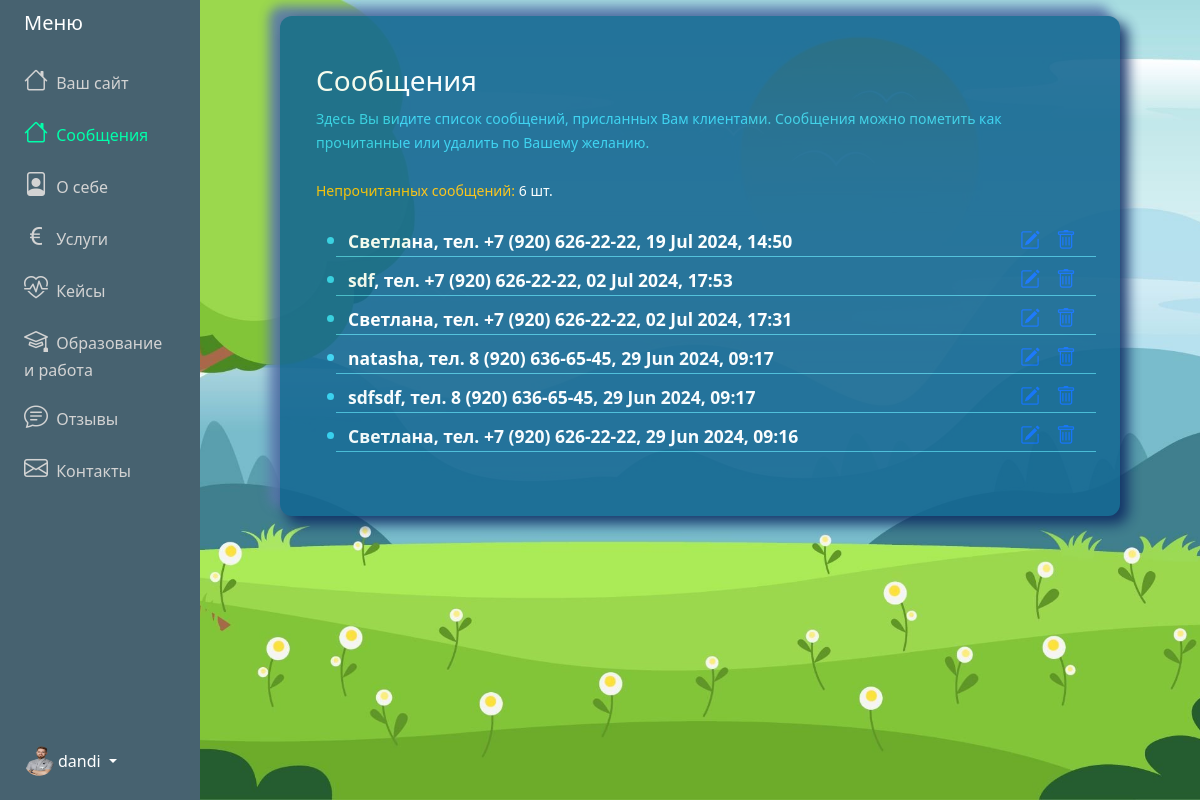
The page /adminPanel/messages/ (signed in) on the database its author committed.
### adminPanel/models.py (models this page shows, shortened)
class Menu (models.Model):
    user = models.OneToOneField(User, on_delete=models.CASCADE)
    messages = models.CharField('Сообщения', max_length=100, default="Сообщения")
    about = models.CharField('О себе', max_length=100, default="О себе")
    services = models.CharField('Услуги', max_length=100, default="Услуги")
    cases = models.CharField('Кейсы', max_length=100, default="Кейсы")
    ed_and_work = models.CharField('Образование и работа', max_length=100, default="Образование и работа")
    feedbacks = models.CharField('Отзывы', max_length=100, default="Отзывы")
    contacts = models.CharField('Контакты', max_length=100, default="Контакты")

class About(models.Model):
    user = models.OneToOneField(User, on_delete=models.CASCADE)
    profession = models.CharField(max_length=200)
    slogan = models.TextField(null=True, blank=True)
    main_foto = models.ImageField(
        default="avatar.jpg",
        upload_to="About_main_foto"
    )

class Message(models.Model):
    name = models.CharField('Имя', max_length=255, null=False, blank=False)
    phone = models.CharField('Номер телефона', max_length=255, null=False, blank=False)
    comment = models.TextField('Комментарий', null=True, blank=True)
    completed = models.BooleanField('Прочитано', default=False)
    created_at = models.DateTimeField('Получено', auto_now_add=True)
    user = models.ForeignKey(User, on_delete=models.CASCADE, null=True, blank=True)
    class Meta:
        ordering = ['completed']

### adminPanel/views.py (the view)
# urls.py: path('adminPanel/messages/', MessagesView.as_view(), name="messages"),
class MessagesView(LoginRequiredMixin,ListView):
    model = Message
    template_name = "adminPanel/messages.html"
    context_object_name = "posts"
    def get_context_data(self, **kwargs):
        context = super().get_context_data(**kwargs)
        context['posts'] = context['posts'].filter(user_id=self.request.user.id)
        context['title'] = 'Сообщения'
        context['active'] = 'messages'
        context['menu'] = request_menu(self.request)
        context['unread_count'] = Message.objects.filter(user_id=self.request.user.id, completed=False).count()
        return context
    def get_queryset(self):
        return Message.objects.all().order_by('-created_at')

### adminPanel/views.py (called while the page is built)
def request_menu(request):
    user_id = request.user.id  # Получаем id текущего пользователя
    menu = Menu.objects.filter(user_id=user_id).first()  # Используем user_id для фильтрации
    return menu

### adminPanel/templates/adminPanel/messages.html (shortened to what this page needs)
{% extends "adminPanel/base.html" %}
{% block content %}
<div class="container">
    <div id="innerPage">
        <div class="row align-items-center justify-content-center">
            <div class="col-12 text-white p-5">
                <div class="lead">
                    <h3>Сообщения</h3>
                    <p class="fs-6 mb-4">
                        <small class="label-color">Здесь Вы видите список сообщений, присланных Вам клиентами. Сообщения можно пометить как прочитанные или удалить по Вашему желанию.</small>
                    </p>
                    <p class="fs-6 mb-4">
                        <small class="text-warning">Непрочитанных сообщений: </small> <small>{{unread_count}} шт.</small>
                    </p>
                </div>
                {% if posts %}
                <ul class="categories">
                    {% for post in posts %}
                    <li class="label-color fs-5">
                        <div class="row mt-2" style="border-bottom: 1px solid #45bdd9;">
                            <div class="col-9">
                                <a href="{% url 'update-message' post.id %}" {% if post.completed == 0 %} style="text-decoration: none;color: #ffffff;font-weight: bold;" {% else %} style="text-decoration: none;color: #d4d4d4;" {% endif %}>
                                    <small>{{ post.name }}, тел. {{ post.phone}}, {{post.created_at|date:"d M Y, H:i"}}</small>
                                </a>
                            </div>
                            <div class="task-controls col-3 card-text d-flex">
                                <a class="edit px-2 ms-auto" href="{% url 'update-message' post.id %}">
                                    <i class="bi bi-pencil-square"></i></a>
                                <a class="edit px-2" href="{% url 'delete-message' post.id %}"><i class="bi bi-trash"></i></a>
                            </div>
                        </div>
                    </li>
                    {%endfor%}
                </ul>
                {% else %}
                <p class="text-center"> Список пуст!
                </p>
                {% endif %}
            </div>
        </div>
    </div>
</div>
{% endblock content %}

### adminPanel/templates/adminPanel/base.html (shortened to what this page needs)
{% load static %}
<!DOCTYPE html>
<html lang="en">
<head>
    <link href="https://cdn.jsdelivr.net/npm/bootstrap@5.3.3/dist/css/bootstrap.min.css" rel="stylesheet"
>
    <link rel="stylesheet"
        href="https://cdnjs.cloudflare.com/ajax/libs/bootstrap-icons/1.8.1/font/bootstrap-icons.min.css">
    <link rel="stylesheet" href="{% static 'css/styles.css'%}">
</head>
<body class="admin-panel-body">
    <div class="container-fluid">
        <div class="row flex-nowrap">
            <div class="col-auto col-md-3 col-xl-2 px-sm-2 px-0 custom-menu">
                <div class="d-flex flex-column align-items-center align-items-sm-start px-3 pt-2 text-white min-vh-100 custom-menu-fixed">
                    <a href="/"
                        class="d-flex align-items-center pb-3 mb-md-0 me-md-auto text-white text-decoration-none">
                        <span class="fs-5 d-none d-sm-inline">Меню</span>
                    </a>
                    <ul class="nav text-light flex-column mb-sm-auto mb-0 align-items-center align-items-sm-start"
                        id="menu">
                        <li>
                            <a href="{% url 'site' username=user.username %}" class="nav-link align-middle px-0 admin-menu-text {%if active == 'home' %} active {% endif %}">
                                <i class="fs-4 bi-house"></i> <span class="ms-1 d-none d-sm-inline">Ваш сайт</span>
                            </a>
                        </li>
                        <li>
                            <a href="{% url 'messages' %}" class="nav-link align-middle px-0 admin-menu-text {%if active == 'messages' %} active {% endif %}">
                                <i class="fs-4 bi-house"></i> <span class="ms-1 d-none d-sm-inline">{% if menu.messages %} {{ menu.messages }} {% else %}Сообщения {% endif %}</span>
                            </a>
                        </li>
                        <li>
                            <a href="{% url 'about' %}" class="nav-link align-middle px-0 admin-menu-text {%if active == 'about' %} active {% endif %}">
                                <i class="fs-4 bi-file-person"></i> <span class="ms-1 d-none d-sm-inline">{% if menu.about %} {{ menu.about }} {% else %} О себе {% endif %}</span>
                            </a>
                        </li>
                        <li>
                            <a href="{% url 'services' %}" class="nav-link px-0 align-middle admin-menu-text {%if active == 'services' %} active {% endif %}">
                                <i class="fs-4 bi-currency-euro"></i> <span class="ms-1 d-none d-sm-inline">{% if menu.services %} {{ menu.services }} {% else %} Услуги {% endif %}</span></a>
                        </li>
                        <li>
                            <a href="{% url 'cases' %}" class="nav-link px-0 align-middle admin-menu-text {%if active == 'cases' %} active {% endif %}">
                                <i class="fs-4 bi-heart-pulse"></i> <span class="ms-1 d-none d-sm-inline">{% if menu.cases %} {{ menu.cases }} {% else %} Кейсы {% endif %}</span></a>
                        </li>
                        <li>
                            <a href="{% url 'ed-and-work' %}" class="nav-link px-0 align-middl admin-menu-text {%if active == 'ed_and_work' %} active {% endif %}">
                                <i class="fs-4 bi-mortarboard"></i> <span class="ms-1 d-none d-sm-inline">{% if menu.ed_and_work %} {{ menu.ed_and_work }} {% else %} Образование и работа {% endif %}</span></a>
                        </li>
                        <li>
                            <a href="{% url 'feedbacks' %}" class="nav-link px-0 align-middle admin-menu-text {%if active == 'feedbacks' %} active {% endif %}">
                                <i class="fs-4 bi-chat-text"></i> <span class="ms-1 d-none d-sm-inline">{% if menu.feedbacks %} {{ menu.feedbacks }} {% else %} Отзывы {% endif %}</span>
                            </a>
                        </li>
                        <li>
                            <a href="{% url 'contacts' %}" class="nav-link px-0 align-middle admin-menu-text {%if active == 'contacts' %} active {% endif %}">
                                <i class="fs-4 bi-envelope"></i> <span class="ms-1 d-none d-sm-inline">{% if menu.contacts %} {{ menu.contacts }} {% else %} Контакты {% endif %}</span>
                            </a>
                        </li>
                    </ul>
                    <div class="dropdown pb-4">
                        <a href="#"
                            class="d-flex align-items-center text-white text-decoration-none dropdown-toggle {% if current_path == home_url %}active{% endif %}"
                            id="dropdownUser1" data-bs-toggle="dropdown" aria-expanded="false">
                            <img src="{{ user.about.main_foto.url }}" alt="logo" width="30" height="30"
                                class="rounded-circle">
                            <span class="d-none d-sm-inline mx-1">{{user.username}}</span>
                        </a>
                    </div>
                </div>
            </div>
            <div class="col py-3">
                {% block content %}
                {% endblock content %}
            </div>
        </div>
    </div>
</body>
</html>

### static/css/styles.css (style rules this page uses)
:root { --color-primary: #ee394c; --color-secondary: #86b7fe; --color-light: #f2f2f2; --color-gray: #ced4da; --color-dark: #212121; --color-white: #ffffff; --color-error: #e2442f; --color-warning: #ffc900; --color-info: #02a2b9; --color-success: #1ba345; --color-input: #00d1b2; --border-radius: 5px; }
body { background-repeat: no-repeat; background-size: cover; background-position: center; background-attachment: fixed; }
#innerPage { width:100%; max-width:840px; margin : 0 auto; border-radius: 12px; background: #156892; box-shadow: 7px 7px 13px 1px #0f2d64, -10px -9px 11px 1px #5b79ad; opacity: 0.9; }
.custom-menu { background-color: #476270; }
.custom-menu-fixed { position: sticky; top: 0; z-index: 100; }
.admin-menu-text { color: lightgray; }
.admin-menu-text.active { color: #0fa !important; }
.label-color { color:#31d2f2; }

### adminPanel/templates/adminPanel/messages.html (style rules this page uses)
.admin-panel-body { background-image: url('/media/fon-admin-about.jpg'); }

### rows shown on the page
Menu: messages "Сообщения", about "О себе", services "Услуги", cases "Кейсы", ed_and_work "Образование и работа", feedbacks "Отзывы", contacts "Контакты"
Message: name "Светлана", phone "+7 (920) 626-22-22", created_at "19 Jul 2024, 14:50"
Message: name "sdf", phone "+7 (920) 626-22-22", created_at "02 Jul 2024, 17:53"
Message: name "Светлана", phone "+7 (920) 626-22-22", created_at "02 Jul 2024, 17:31"
Message: name "natasha", phone "8 (920) 636-65-45", created_at "29 Jun 2024, 09:17"
Message: name "sdfsdf", phone "8 (920) 636-65-45", created_at "29 Jun 2024, 09:17"
Message: name "Светлана", phone "+7 (920) 626-22-22", created_at "29 Jun 2024, 09:16"

### other values the page prints
{{ user.username }} "dandi"
{{ unread_count }} "6"
